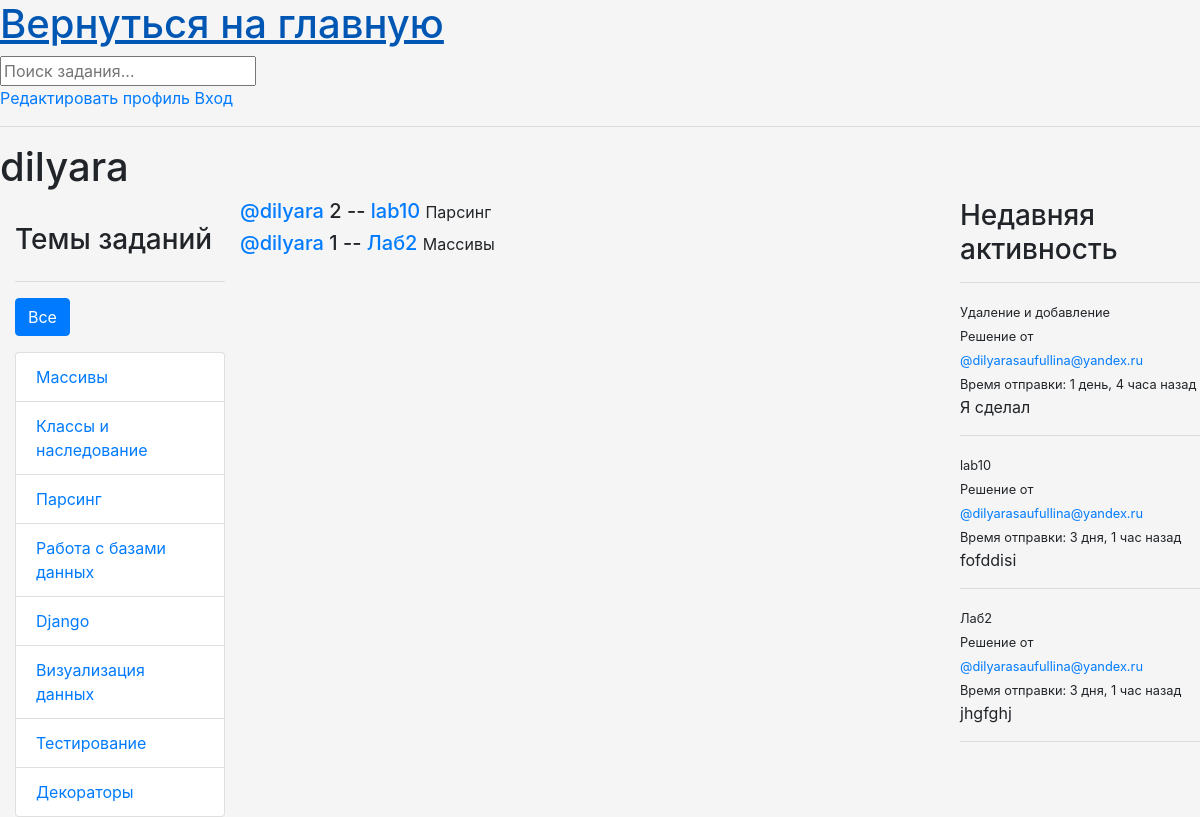
The app's page /profile/1/, older data.
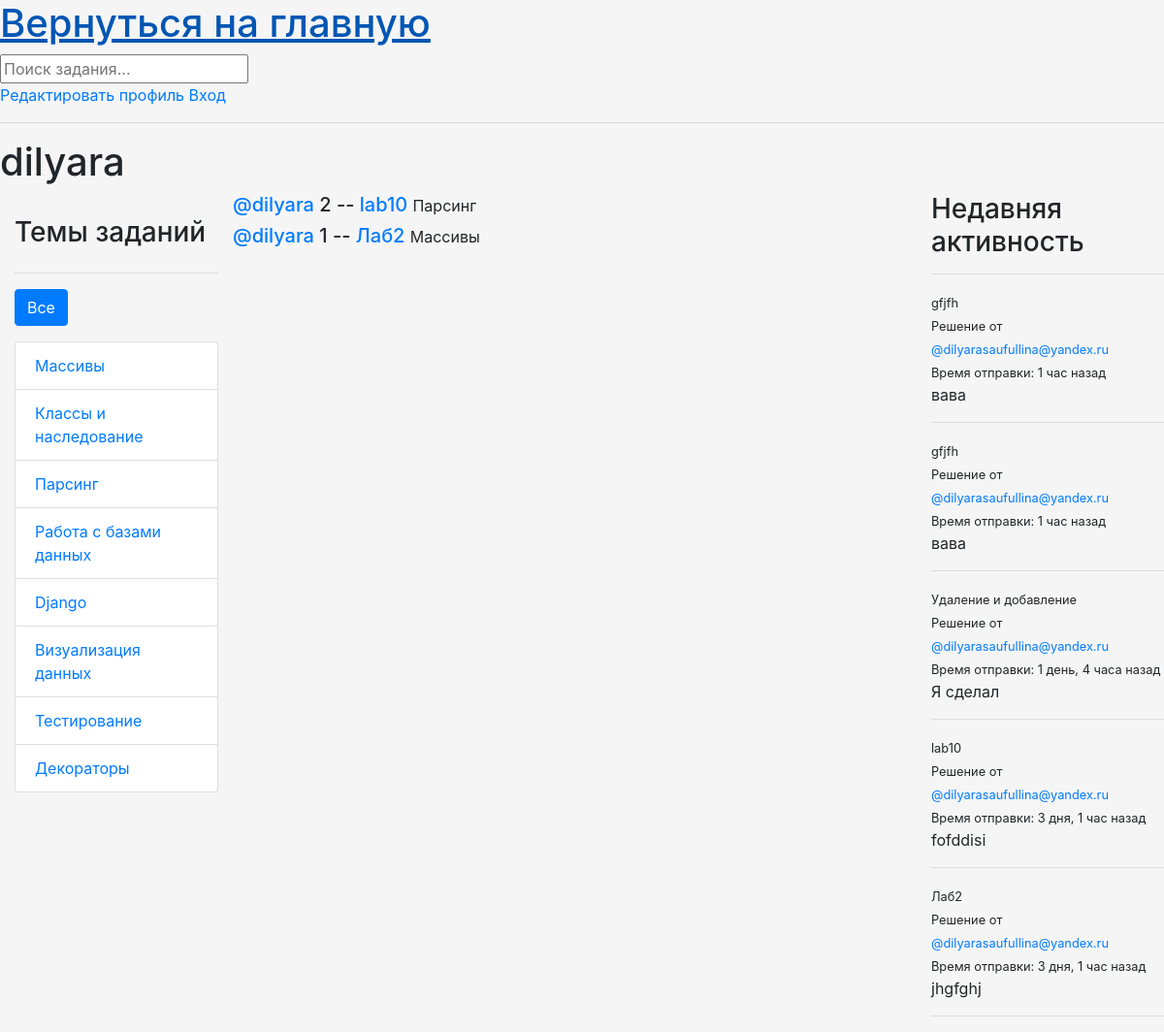
The same page, newer data.
### base/models.py (models this page shows, shortened)
class Topic(models.Model):
    name = models.CharField(max_length = 200)

class Task(models.Model):
    host = models.ForeignKey(User, on_delete = models.SET_NULL, null = True)
    topic = models.ForeignKey(Topic, on_delete = models.SET_NULL, null = True)
    name = models.CharField(max_length = 200)
    description = models.TextField(null = True, blank = True)
    participants = models.ManyToManyField(User, related_name = 'participants', blank = True)
    updated = models.DateTimeField(auto_now = True)
    created = models.DateTimeField(auto_now_add = True)
    class Meta:
        ordering=['-updated','-created']
    def __str__(self):
        return self.name

class User(AbstractUser):
    name = models.CharField(max_length=200, null=True)
    email = models.EmailField(unique=True, null=True)
    bio = models.TextField(null=True)
    ROLE_CHOICES = [
        ('admin', 'Admin'),
        ('user', 'User'),
    ]
    role = models.CharField(max_length=5, choices=ROLE_CHOICES, default='user')
    avatar = models.ImageField(null=True, default='avatar.svg')
    USERNAME_FIELD = 'email'
    REQUIRED_FIELDS = []

class Message(models.Model):
    user = models.ForeignKey(User, on_delete=models.CASCADE)
    task = models.ForeignKey(Task, on_delete=models.CASCADE)
    body = models.TextField()
    attachment = models.FileField(upload_to='message_files/', null=True, blank=True)
    updated = models.DateTimeField(auto_now=True)
    created = models.DateTimeField(auto_now_add=True)
    class Meta:
        ordering = ['-updated','-created']
    def __str__(self):
        return self.body[0:50]

### base/views.py (the view)
# urls.py: path('profile/<str:pk>/', views.userProfile, name="user-profile"),
def userProfile(request, pk):
    user = User.objects.get(id = pk)
    tasks = user.task_set.all()
    task_messages = user.message_set.all()
    topics = Topic.objects.all()
    context = {'user': user, 'tasks': tasks,
               'task_messages': task_messages, 'topics': topics}
    return render(request, 'base/profile.html', context)

### base/templates/base/profile.html (shortened to what this page needs)
{% extends 'main.html' %}
{% block content %}
<h1>{{user.username}}</h1>
<div class="profile-container">
    <div>
        {% include 'base/topics_component.html' %}
    </div>
    <div>
        {% include 'base/feed_component.html' %}
    </div>
    <div>
        {% include 'base/activity_component.html' %}
    </div>
</div>
{% endblock content %}

### base/templates/base/topics_component.html
<div class="container mt-4">
    <h3 class="mb-4">Темы заданий</h3>
    <hr>
    <div class="d-flex justify-content-between mb-3">
        <a href="{% url 'home' %}" class="btn btn-primary">Все</a>
    </div>
    <ul class="list-group">
        {% for topic in topics %}
          <li class="list-group-item {% if topic.name == selected_topic %}active{% endif %}">
            <a href="{% url 'home' %}?q={{ topic.name }}" class="stretched-link">
              {{ topic.name }}
            </a>
          </li>
        {% endfor %}
      </ul>
</div>

### base/templates/base/feed_component.html (shortened to what this page needs)
{% for task in tasks %}
<div>
  <h5>
    <a href="{% url 'user-profile' task.host.id %}"> @{{task.host.username}}</a>
    {{task.id}} -- <a href="{% url 'task' task.id %}"> {{task.name}}</a>
    <small>{{task.topic.name}}</small>
  </h5>
</div>
{% endfor %}

### base/templates/base/activity_component.html (shortened to what this page needs)
<h3>Недавняя активность</h3>
<hr>
{% if task_messages %}
    {% for message in task_messages %}
        <div>
            <small >{{message.task}}</small>
            <small>Решение от <a href="{% url 'user-profile' message.user.id %}">@{{message.user}}</a></small>
            <small >Время отправки: {{message.created|timesince}} назад</small>
            <p>{{message}}</p>
            <hr>
        </div>
    {% endfor %}
{% else %}
    <p>Никто ничего не выложил</p>
{% endif %}

Row changes from the older to the newer data that the page shows:
added Message: task "gfjfh", user "dilyarasaufullina@yandex.ru", created "1 час", body "вава"
added Message: task "gfjfh", user "dilyarasaufullina@yandex.ru", created "1 час", body "вава"
